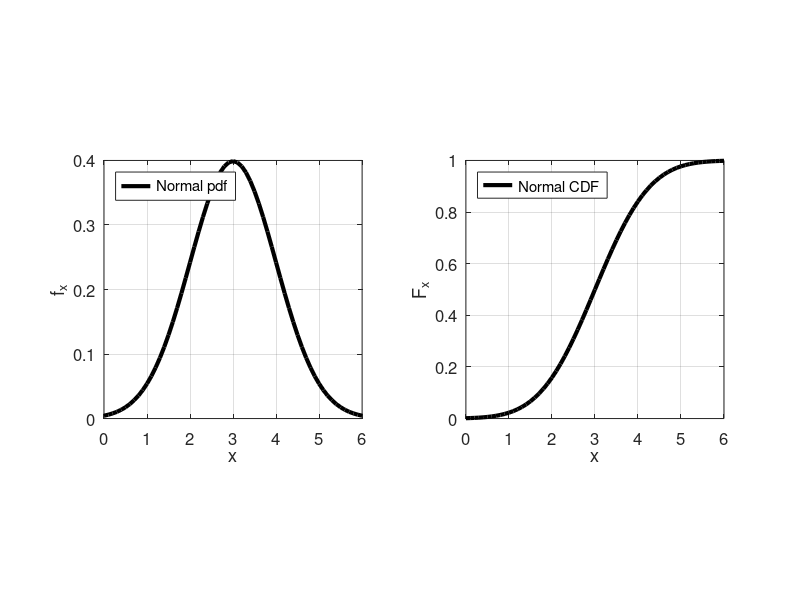

Here is the MATLAB script that generated this plot:
%% Initialisation of the workspace
clear % the "clear" command clear the workspace (imporant to clean the memory)
clc   % the "clc" clear the window command from previous command (only visual)

mu = 3;        % Definition of the mean
sigma = 1;     % Definition of the standard deviation

%% Plotting Normal distribution
figure(1)

% Subplot for the pdf
subplot(1,2,1)
% Coding of the interval of interest
dx = 0.1;
x = mu-3*sigma:dx:mu+3*sigma;   % This defines a vector with internaval dx

% Preallocation of the memory to speed up for loops
y = normpdf(x,mu,sigma);

plot(x,y,'k','linewidth',3); %it plots y defined on x, color black ('k') and linewidth 3
xlabel('x'); %it defines the label of the x axis
ylabel('f_x'); %it defines the label of the y axis
legend({'Normal pdf'},'location','northwest'); %it defines the item of the legend
grid on; %it applies the grid to the plot
axis square
set(gca,'fontsize',12)
%%

% Subplot for the CDF
subplot(1,2,2)

y= normcdf(x,mu,sigma);

plot(x,y,'k','linewidth',3); %it plots y defined on x, color black ('k') and linewidth 3

xlabel('x'); %it defines the label of the x axis
ylabel('F_x'); %it defines the label of the y axis
legend({'Normal CDF'},'location','northwest'); %it defines the item of the legend
grid on; %it applies the grid to the plot
axis square
set(gca,'fontsize',12)